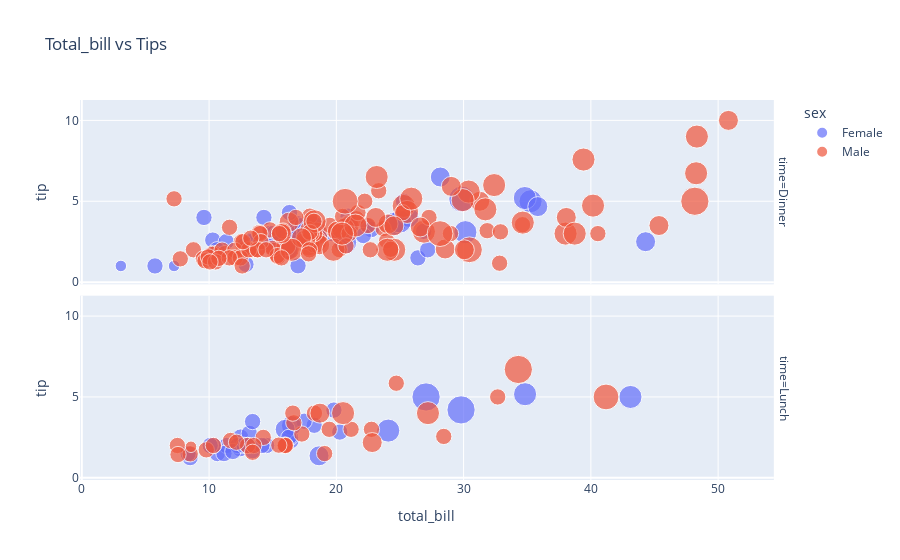

The notebook cell saved with this chart:
### Code cell
px.scatter(tips,x='total_bill',y='tip',title='Total_bill vs Tips',color='sex',
           facet_row='time',size='size'
           )

### Figure 1 — Plotly figure (JSON) as saved in the notebook; plotly's stock layout.template omitted (floating-point values rounded to 4 significant figures)
{"data": [{"hovertemplate": "sex=Female<br>time=Dinner<br>total_bill=%{x}<br>tip=%{y}<br>size=%{marker.size}<extra></extra>", "legendgroup": "Female", "marker": {"color": "#636efa", "size": [2, 4, 4, 2, 3, 3, 2, 2, 2, 2, 4, 3, 2, 4, 2, 2, 1, 3, 2, 2, 2, 2, 2, 2, 2, 2, 3, 2, 2, 2, 1, 3, 2, 5, 4, 2, 3, 2, 2, 2, 2, 3, 3, 2, 2, 3, 2, 4, 2, 3, 2, 2], "sizemode": "area", "sizeref": 0.015, "symbol": "circle"}, "mode": "markers", "name": "Female", "orientation": "v", "showlegend": true, "type": "scatter", "x": [16.99, 24.59, 35.26, 14.83, 10.33, 16.97, 20.29, 15.77, 19.65, 15.06, 20.69, 16.93, 10.29, 34.81, 26.41, 16.45, 3.07, 17.07, 26.86, 25.28, 14.73, 5.75, 16.32, 22.75, 11.35, 15.38, 44.3, 22.42, 20.92, 14.31, 7.25, 25.71, 17.31, 29.85, 25, 13.39, 16.21, 17.51, 10.59, 10.63, 9.6, 20.9, 18.15, 12.76, 13.27, 28.17, 12.9, 30.14, 22.12, 35.83, 27.18, 18.78], "xaxis": "x2", "y": [1.01, 3.61, 5, 3.02, 1.67, 3.5, 2.75, 2.23, 3, 3, 2.45, 3.07, 2.6, 5.2, 1.5, 2.47, 1, 3, 3.14, 5, 2.2, 1, 4.3, 3.25, 2.5, 3, 2.5, 3.48, 4.08, 4, 1, 4, 3.5, 5.14, 3.75, 2.61, 2, 3, 1.61, 2, 4, 3.5, 3.5, 2.23, 2.5, 6.5, 1.1, 3.09, 2.88, 4.67, 2, 3], "yaxis": "y2"}, {"hovertemplate": "sex=Female<br>time=Lunch<br>total_bill=%{x}<br>tip=%{y}<br>size=%{marker.size}<extra></extra>", "legendgroup": "Female", "marker": {"color": "#636efa", "size": [1, 4, 2, 2, 4, 2, 2, 6, 2, 2, 2, 2, 2, 2, 2, 2, 2, 2, 2, 6, 2, 2, 3, 2, 2, 4, 2, 2, 2, 2, 3, 2, 3, 2, 2], "sizemode": "area", "sizeref": 0.015, "symbol": "circle"}, "mode": "markers", "name": "Female", "orientation": "v", "showlegend": false, "type": "scatter", "x": [10.07, 34.83, 10.65, 12.43, 24.08, 13.42, 12.48, 29.8, 14.52, 11.38, 20.27, 11.17, 12.26, 18.26, 8.51, 10.33, 14.15, 13.16, 17.47, 27.05, 16.43, 8.35, 18.64, 11.87, 19.81, 43.11, 13, 12.74, 13, 16.4, 16.47, 13.42, 15.98, 16.27, 10.09], "xaxis": "x", "y": [1.83, 5.17, 1.5, 1.8, 2.92, 1.68, 2.52, 4.2, 2, 2, 2.83, 1.5, 2, 3.25, 1.25, 2, 2, 2.75, 3.5, 5, 2.3, 1.5, 1.36, 1.63, 4.19, 5, 2, 2.01, 2, 2.5, 3.23, 3.48, 3, 2.5, 2], "yaxis": "y"}, {"hovertemplate": "sex=Male<br>time=Dinner<br>total_bill=%{x}<br>tip=%{y}<br>size=%{marker.size}<extra></extra>", "legendgroup": "Male", "marker": {"color": "#EF553B", "size": [3, 3, 2, 4, 2, 4, 2, 2, 2, 2, 4, 2, 3, 3, 2, 4, 2, 4, 2, 2, 2, 2, 4, 2, 3, 3, 3, 3, 3, 2, 2, 2, 4, 2, 2, 4, 3, 2, 2, 2, 4, 2, 4, 2, 4, 2, 2, 2, 4, 3, 3, 2, 2, 2, 2, 2, 2, 2, 4, 2, 2, 2, 2, 2, 2, 2, 2, 2, 3, 2, 4, 2, 2, 3, 4, 4, 6, 4, 4, 2, 2, 3, 2, 4, 3, 2, 2, 2, 2, 2, 2, 2, 2, 4, 2, 3, 4, 2, 5, 5, 3, 2, 3, 4, 2, 3, 4, 4, 5, 2, 2, 4, 2, 4, 3, 2, 2, 2, 2, 2, 2, 3, 2, 2], "sizemode": "area", "sizeref": 0.015, "symbol": "circle"}, "mode": "markers", "name": "Male", "orientation": "v", "showlegend": true, "type": "scatter", "x": [10.34, 21.01, 23.68, 25.29, 8.77, 26.88, 15.04, 14.78, 10.27, 15.42, 18.43, 21.58, 16.29, 20.65, 17.92, 39.42, 19.82, 17.81, 13.37, 12.69, 21.7, 9.55, 18.35, 17.78, 24.06, 16.31, 18.69, 31.27, 16.04, 17.46, 13.94, 9.68, 30.4, 18.29, 22.23, 32.4, 28.55, 18.04, 12.54, 9.94, 25.56, 19.49, 38.01, 11.24, 48.27, 20.29, 13.81, 11.02, 18.29, 17.59, 20.08, 20.23, 15.01, 12.02, 10.51, 17.92, 28.97, 22.49, 40.17, 27.28, 12.03, 21.01, 12.46, 15.36, 20.49, 25.21, 18.24, 14, 38.07, 23.95, 29.93, 14.07, 13.13, 17.26, 24.55, 19.77, 48.17, 16.49, 21.5, 12.66, 13.81, 24.52, 20.76, 31.71, 50.81, 15.81, 7.25, 31.85, 16.82, 32.9, 17.89, 14.48, 34.63, 34.65, 23.33, 45.35, 23.17, 40.55, 20.69, 30.46, 23.1, 15.69, 26.59, 38.73, 24.27, 30.06, 25.89, 48.33, 28.15, 11.59, 7.74, 20.45, 13.28, 24.01, 15.69, 11.61, 10.77, 15.53, 10.07, 12.6, 32.83, 29.03, 22.67, 17.82], "xaxis": "x2", "y": [1.66, 3.5, 3.31, 4.71, 2, 3.12, 1.96, 3.23, 1.71, 1.57, 3, 3.92, 3.71, 3.35, 4.08, 7.58, 3.18, 2.34, 2, 2, 4.3, 1.45, 2.5, 3.27, 3.6, 2, 2.31, 5, 2.24, 2.54, 3.06, 1.32, 5.6, 3, 5, 6, 2.05, 3, 2.5, 1.56, 4.34, 3.51, 3, 1.76, 6.73, 3.21, 2, 1.98, 3.76, 2.64, 3.15, 2.01, 2.09, 1.97, 1.25, 3.08, 3, 3.5, 4.73, 4, 1.5, 3, 1.5, 1.64, 4.06, 4.29, 3.76, 3, 4, 2.55, 5.07, 2.5, 2, 2.74, 2, 2, 5, 2, 3.5, 2.5, 2, 3.48, 2.24, 4.5, 10, 3.16, 5.15, 3.18, 4, 3.11, 2, 2, 3.55, 3.68, 5.65, 3.5, 6.5, 3, 5, 2, 4, 1.5, 3.41, 3, 2.03, 2, 5.16, 9, 3, 1.5, 1.44, 3, 2.72, 2, 3, 3.39, 1.47, 3, 1.25, 1, 1.17, 5.92, 2, 1.75], "yaxis": "y2"}, {"hovertemplate": "sex=Male<br>time=Lunch<br>total_bill=%{x}<br>tip=%{y}<br>size=%{marker.size}<extra></extra>", "legendgroup": "Male", "marker": {"color": "#EF553B", "size": [4, 2, 2, 2, 2, 2, 2, 2, 2, 2, 2, 2, 2, 2, 2, 3, 2, 2, 6, 5, 2, 2, 2, 2, 2, 2, 2, 2, 3, 4, 2, 1, 2], "sizemode": "area", "sizeref": 0.015, "symbol": "circle"}, "mode": "markers", "name": "Male", "orientation": "v", "showlegend": false, "type": "scatter", "x": [27.2, 22.76, 17.29, 19.44, 16.66, 32.68, 15.98, 13.03, 18.28, 24.71, 21.16, 11.69, 14.26, 15.95, 8.52, 22.82, 19.08, 16, 34.3, 41.19, 9.78, 7.51, 28.44, 15.48, 16.58, 7.56, 10.34, 13.51, 18.71, 20.53, 12.16, 8.58, 13.42], "xaxis": "x", "y": [4, 3, 2.71, 3, 3.4, 5, 2.03, 2, 4, 5.85, 3, 2.31, 2.5, 2, 1.48, 2.18, 1.5, 2, 6.7, 5, 1.73, 2, 2.56, 2.02, 4, 1.44, 2, 2, 4, 4, 2.2, 1.92, 1.58], "yaxis": "y"}], "layout": {"annotations": [{"font": {}, "showarrow": false, "text": "time=Lunch", "textangle": 90, "x": 0.98, "xanchor": "left", "xref": "paper", "y": 0.2425, "yanchor": "middle", "yref": "paper"}, {"font": {}, "showarrow": false, "text": "time=Dinner", "textangle": 90, "x": 0.98, "xanchor": "left", "xref": "paper", "y": 0.7575, "yanchor": "middle", "yref": "paper"}], "legend": {"itemsizing": "constant", "title": {"text": "sex"}, "tracegroupgap": 0}, "title": {"text": "Total_bill vs Tips"}, "xaxis": {"anchor": "y", "domain": [0, 0.98], "title": {"text": "total_bill"}}, "xaxis2": {"anchor": "y2", "domain": [0, 0.98], "matches": "x", "showticklabels": false}, "yaxis": {"anchor": "x", "domain": [0, 0.485], "title": {"text": "tip"}}, "yaxis2": {"anchor": "x2", "domain": [0.515, 1], "matches": "y", "title": {"text": "tip"}}}}
